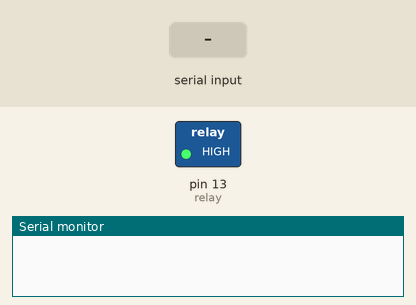
This sketch was run on a simulated Arduino Uno, built with avr-gcc and run on an emulated ATmega328P. On the bench: switched loads named in the sketch (green lamp = pin HIGH), the last lines printed to the serial monitor. Inputs (shaded band) come from the test bench.

Above: at 1.2 s.
1.3 s: "RELAY ON" received over the second serial link
At 1.8 s:
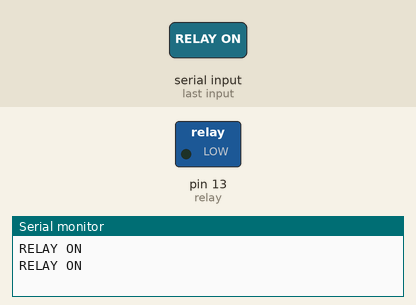
2.8 s: "RELAY OFF" received over the second serial link
At 3.3 s:
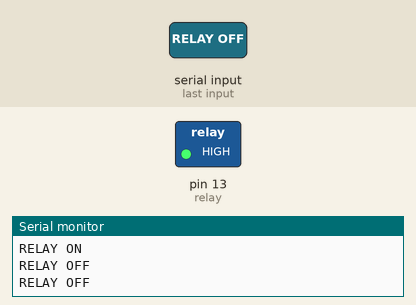
Timing chart, 0 to 5.8 s (numbered marks = the images above; inputs shaded):
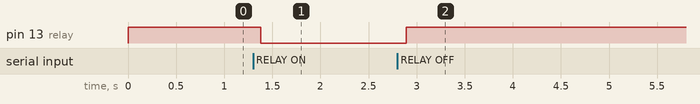

The sketch:

coba_bot_uno.ino
```cpp
#include <SoftwareSerial.h>
SoftwareSerial mySerial(2,3);
String data;
char c;
const int relay = 13;

int lm35 = A0;
int val;
float mv;
float temp;

void setup() {
  Serial.begin(115200);
  mySerial.begin(115200);
  pinMode(relay, OUTPUT);
  digitalWrite(relay, HIGH);
  delay(10);
}

void loop() {
  while(mySerial.available()>0){
    delay(10);
    c = mySerial.read();
    data += c;
  }
  if (data.length()>0) {
    Serial.println(data);
    if (data == "RELAY ON") {
      digitalWrite(relay, LOW);
      Serial.println("RELAY ON");
    }
    else if (data == "RELAY OFF") {
      digitalWrite(relay, HIGH);
      Serial.println("RELAY OFF");
    }
    else if (data == "TEMPERATURE") {
      val = analogRead(lm35);
      mv = (val/1024.00)*5000;
      temp = mv/10;
      mySerial.print(temp);
      Serial.println(temp);
    }
    data = "";
  }
}
```

Measured:
- after the input at 1.3 s, pin 13 (relay): HIGH → LOW after 0.08 s
- after the input at 2.8 s, pin 13 (relay): LOW → HIGH after 0.09 s
